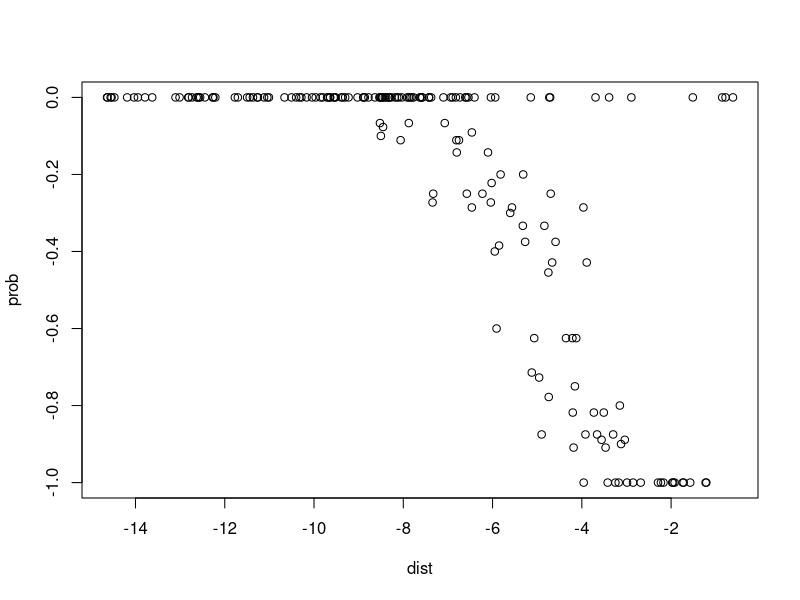

Generate this figure with R:
setwd("/Users/tarineccleston/Documents/Masters/STATS 762/regression-for-DS/frog-noises")

# Q1a)

frog_df = read.csv("data/frogs.csv")

# find the absolute distance between the frog and each microphone
frog_df$dist = sqrt((abs(frog_df$mic.x - frog_df$animal.x)^2) + (abs(frog_df$mic.y - frog_df$animal.y)^2))
# get the probability of that particular microphone detected that particular frog
# based on the number of calls the frog makes and the detected amount from the mic
frog_df$prob = frog_df$detected / frog_df$n.calls

plot(prob ~ dist, data =- frog_df)
